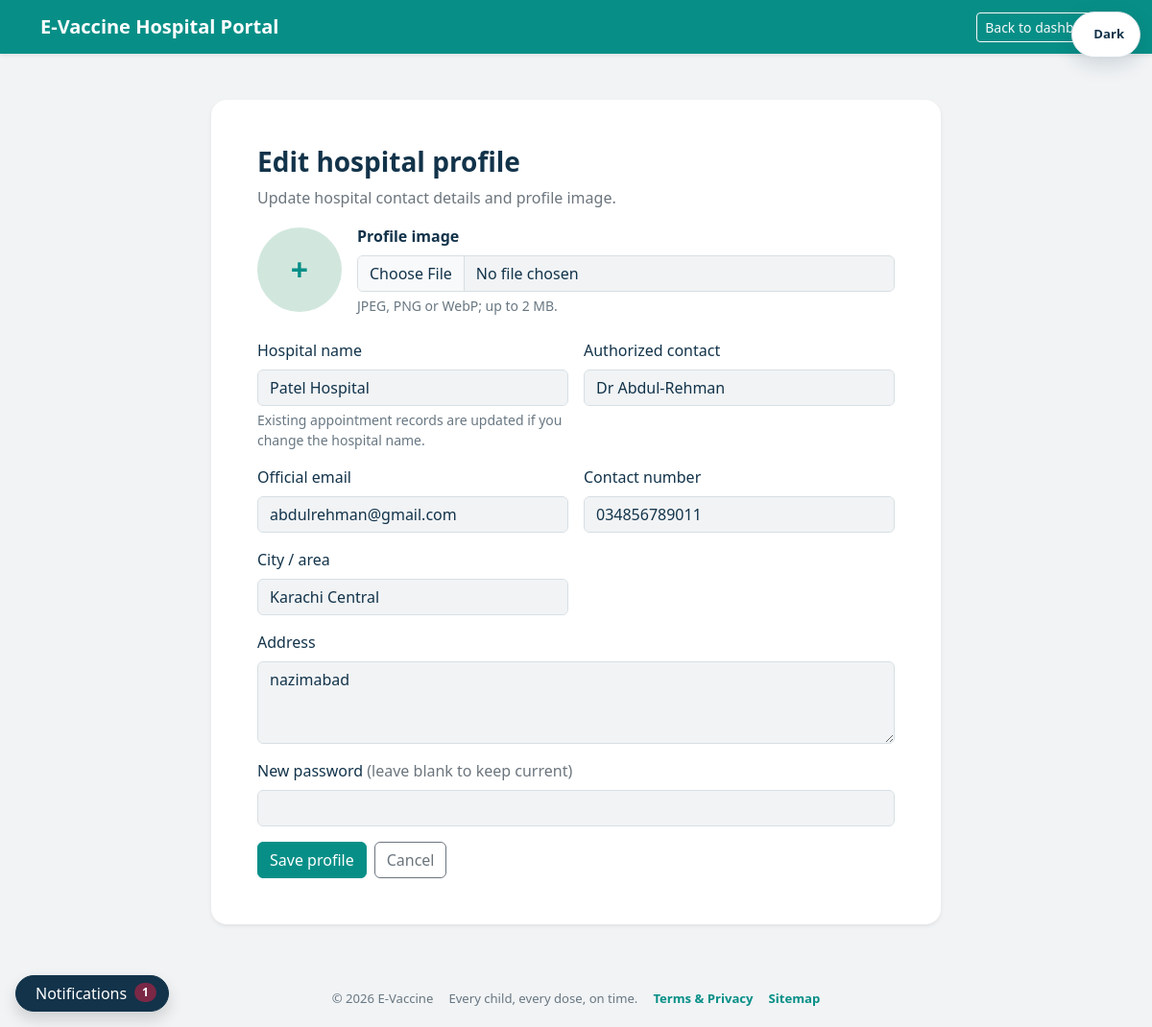
Screenshot of /hospital/profile.php (signed in) with the database file from the repository.
### tables this page shows
CREATE TABLE `hospitals` (
  `id` int(11) NOT NULL,
  `hospital_name` varchar(255) NOT NULL,
  `authorized_name` varchar(100) NOT NULL,
  `email` varchar(100) NOT NULL,
  `contact_number` varchar(15) NOT NULL,
  `city` varchar(50) NOT NULL,
  `password` varchar(255) NOT NULL,
  `address` text NOT NULL,
  `created_at` timestamp NOT NULL DEFAULT current_timestamp(),
  `STATUS` enum('pending','accepted','rejected') DEFAULT NULL,
  `profile_image` varchar(255) DEFAULT NULL
);

### hospital/profile.php (the view, shortened to what this page needs)
<?php
include_once __DIR__ . '/../config.php';
$hospitalId = (int)$_SESSION['hospital_id'];
$select = mysqli_prepare(
    $connect,
    'SELECT hospital_name, authorized_name, email, contact_number, city, address, profile_image
     FROM hospitals WHERE id = ? LIMIT 1'
);
mysqli_stmt_bind_param($select, 'i', $hospitalId);
if (!mysqli_stmt_execute($select)) {
    error_log('E-Vaccine hospital profile lookup failed: ' . mysqli_stmt_error($select));
    mysqli_stmt_close($select);
    http_response_code(500);
    exit('Your profile is temporarily unavailable.');
}
$result = mysqli_stmt_get_result($select);
$profile = null;
if ($result) {
    $profile = mysqli_fetch_assoc($result);
}
$form = [
    'hospital_name' => (string)$profile['hospital_name'],
    'authorized_name' => (string)$profile['authorized_name'],
    'email' => (string)$profile['email'],
    'contact_number' => (string)$profile['contact_number'],
    'city' => (string)$profile['city'],
    'address' => (string)$profile['address']
];
$e = static function ($value) {
    return htmlspecialchars((string)$value, ENT_QUOTES, 'UTF-8');
};
$profileImage = $profile['profile_image'] ?? '';
?>
<!DOCTYPE html>
<html lang="en">
<head>
    <link href="https://cdn.jsdelivr.net/npm/bootstrap@5.3.3/dist/css/bootstrap.min.css" rel="stylesheet">
    <link href="../includes/theme.css?v=5" rel="stylesheet">
</head>
<body class="bg-light min-vh-100">
    <nav class="navbar navbar-dark bg-success shadow-sm">
        <div class="container">
            <a class="navbar-brand fw-bold" href="hospital_dashboard.php">E-Vaccine Hospital Portal</a>
            <a href="hospital_dashboard.php" class="btn btn-outline-light btn-sm">Back to dashboard</a>
        </div>
    </nav>
    <main class="container py-5">
        <div class="card border-0 shadow-sm rounded-4 mx-auto" style="max-width: 760px">
            <div class="card-body p-4 p-md-5">
                <h1 class="h3 fw-bold">Edit hospital profile</h1>
                <p class="text-secondary">Update hospital contact details and profile image.</p>
                <form method="post" enctype="multipart/form-data">
                    <div class="d-flex align-items-center gap-3 mb-4">
                        <?php if ($profileImage !== ''): ?>
                            <img src="../<?= $e($profileImage) ?>" alt="Current hospital profile image" class="rounded-circle border object-fit-cover" width="88" height="88">
                        <?php else: ?>
                            <div class="rounded-circle bg-success-subtle text-success d-flex align-items-center justify-content-center fw-bold fs-2" style="width:88px;height:88px" aria-label="No profile image">+</div>
                        <?php endif; ?>
                        <div class="flex-grow-1">
                            <label for="profileImage" class="form-label fw-semibold">Profile image</label>
                            <input class="form-control" id="profileImage" name="profile_image" type="file" accept="image/jpeg,image/png,image/webp">
                            <div class="form-text">JPEG, PNG or WebP; up to 2 MB.</div>
                        </div>
                    </div>
                    <div class="row g-3">
                        <div class="col-md-6"><label class="form-label" for="hospitalName">Hospital name</label><input class="form-control" id="hospitalName" name="hospital_name" maxlength="255" required value="<?= $e($form['hospital_name']) ?>"><div class="form-text">Existing appointment records are updated if you change the hospital name.</div></div>
                        <div class="col-md-6"><label class="form-label" for="authorizedName">Authorized contact</label><input class="form-control" id="authorizedName" name="authorized_name" maxlength="100" required value="<?= $e($form['authorized_name']) ?>"></div>
                        <div class="col-md-6"><label class="form-label" for="email">Official email</label><input class="form-control" id="email" name="email" type="email" maxlength="100" required value="<?= $e($form['email']) ?>"></div>
                        <div class="col-md-6"><label class="form-label" for="contactNumber">Contact number</label><input class="form-control" id="contactNumber" name="contact_number" inputmode="numeric" maxlength="15" required value="<?= $e($form['contact_number']) ?>"></div>
                        <div class="col-md-6"><label class="form-label" for="city">City / area</label><input class="form-control" id="city" name="city" maxlength="50" required value="<?= $e($form['city']) ?>"></div>
                        <div class="col-12"><label class="form-label" for="address">Address</label><textarea class="form-control" id="address" name="address" rows="3" required><?= $e($form['address']) ?></textarea></div>
                        <div class="col-12"><label class="form-label" for="password">New password <span class="text-secondary fw-normal">(leave blank to keep current)</span></label><input class="form-control" id="password" name="password" type="password" minlength="6" autocomplete="new-password"></div>
                        <div class="col-12 d-flex gap-2"><button class="btn btn-success" type="submit">Save profile</button><a class="btn btn-outline-secondary" href="hospital_dashboard.php">Cancel</a></div>
                    </div>
                </form>
            </div>
        </div>
    </main>
<?php include __DIR__ . '/../includes/portal-footer.php'; ?>
</body>
</html>

### includes/theme.css (style rules this page uses)
:root { --evax-navy: #12334a; --evax-teal: #078f87; --evax-wine: #7a2846; --evax-light-grey: #f1f3f5; --evax-white: #ffffff; --evax-muted: #687782; --evax-border: #d7dfe4; --bs-primary: var(--evax-navy); --bs-primary-rgb: 18, 51, 74; --bs-success: var(--evax-teal); --bs-success-rgb: 7, 143, 135; --bs-danger: var(--evax-wine); --bs-danger-rgb: 122, 40, 70; --bs-body-bg: var(--evax-light-grey); --bs-body-color: var(--evax-navy); --bs-secondary-color: var(--evax-muted); --bs-border-color: var(--evax-border); --bs-link-color: var(--evax-teal); --bs-link-hover-color: var(--evax-wine); }
* { scrollbar-color: var(--evax-muted) var(--evax-light-grey); }
body { background-color: var(--evax-light-grey) !important; color: var(--bs-body-color) !important; font-family: "Segoe UI", Arial, sans-serif !important; }
html { background-color: var(--evax-light-grey); }
.bg-light, .bg-body-tertiary { background-color: var(--evax-light-grey) !important; }
.bg-white, .card, .surface-card, form.bg-white, .report-sheet, .portal-card, .overview-box, .dashboard-card { color: var(--bs-body-color); background-color: var(--evax-white) !important; }
.btn-success { --bs-btn-bg: #078f87; --bs-btn-border-color: #078f87; --bs-btn-hover-bg: #06776f; --bs-btn-hover-border-color: #06776f; --bs-btn-active-bg: #06776f; --bs-btn-active-border-color: #06776f; }
.text-success { color: #078f87 !important; }
.bg-success { background-color: #078f87 !important; }
.card, .surface-card, .report-sheet, .portal-card, .overview-box, .dashboard-card { border-color: var(--evax-border) !important; }

### rows the page displays
hospitals: hospital_name "Patel Hospital", authorized_name "Dr Abdul-Rehman", email "abdulrehman@gmail.com", contact_number "034856789011", city "Karachi Central", address "nazimabad"

### other values shown
$unreadCount "1"
